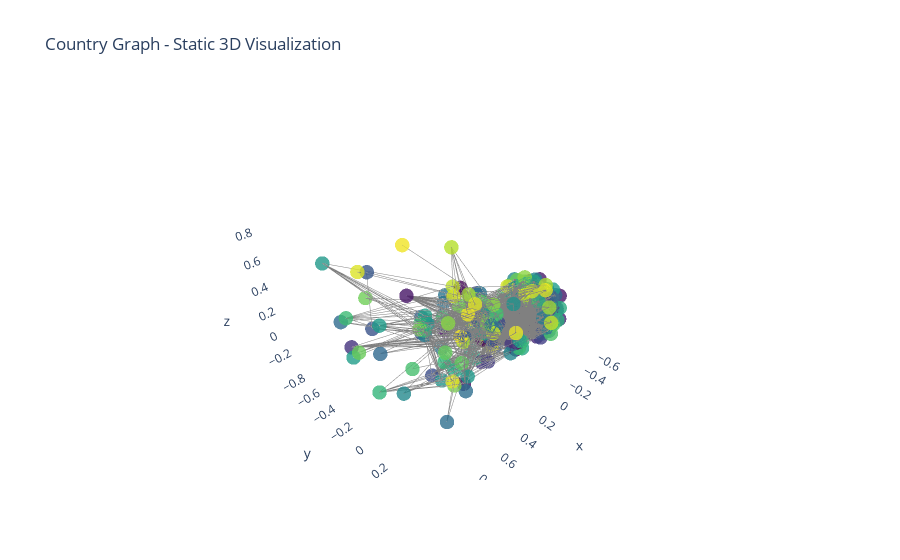

Notebook source saved alongside this figure:
### Code cell
# visualize_static_graph(city_graph, "City Graph - Static 3D Visualization")
visualize_static_graph(country_graph, "Country Graph - Static 3D Visualization")

### Figure 1 — Plotly figure (JSON) as saved in the notebook; plotly's stock layout.template omitted (floating-point values rounded to 4 significant figures; data arrays with more than 128 entries replaced by an {"elided": "..."} marker saying what was removed)
{"data": [{"hoverinfo": "none", "line": {"color": "gray", "width": 1}, "mode": "lines", "type": "scatter3d", "x": {"elided": "6165 float values"}, "y": {"elided": "6165 float values"}, "z": {"elided": "6165 float values"}}, {"hoverinfo": "text", "marker": {"color": {"elided": "196 int values"}, "colorscale": [[0, "#440154"], [0.1111, "#482878"], [0.2222, "#3e4989"], [0.3333, "#31688e"], [0.4444, "#26828e"], [0.5556, "#1f9e89"], [0.6667, "#35b779"], [0.7778, "#6ece58"], [0.8889, "#b5de2b"], [1, "#fde725"]], "opacity": 0.8, "size": 5}, "mode": "markers", "text": {"elided": "196 str values"}, "type": "scatter3d", "x": {"elided": "196 float values"}, "y": {"elided": "196 float values"}, "z": {"elided": "196 float values"}}], "layout": {"scene": {"xaxis": {"showbackground": false}, "yaxis": {"showbackground": false}, "zaxis": {"showbackground": false}}, "showlegend": false, "title": {"text": "Country Graph - Static 3D Visualization"}}}
